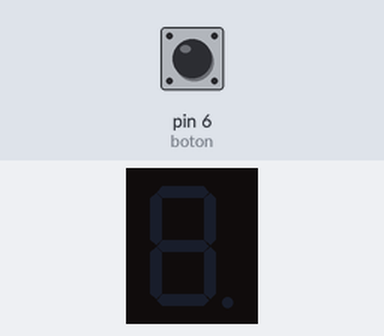
This sketch was run on a simulated Arduino Uno, built with avr-gcc and run on an emulated ATmega328P. Parts: 1-digit seven-segment display. Wiring (inferred from the names in the program): 1-digit 7-segment display, segments lit when HIGH: segments pin 13, pin 12, pin 11, pin 10, pin 9, pin 8, pin 7. Inputs (shaded band) come from the test bench; at power-on: pin 6 (boton) HIGH. Random numbers use the default seed unless the sketch sets one; the segment pins are drawn as the display they are named for.

Above: at 1.2 s.
1.3 s: pin 6 (boton) pulled LOW for 0.15 s
At 2.1 s:
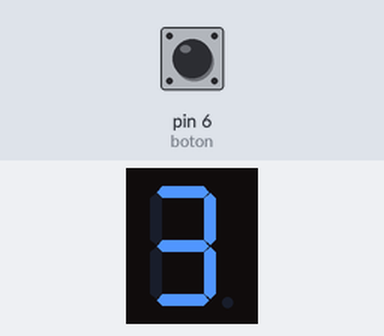
2.9 s: pin 6 (boton) pulled LOW for 1 s
At 3.3 s:
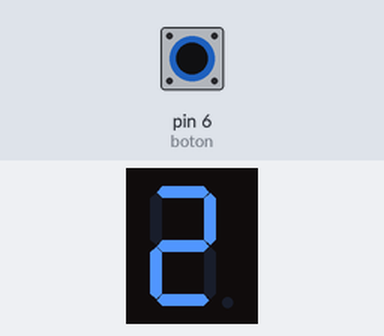
5.4 s: pin 6 (boton) pulled LOW for 3.2 s
At 6.4 s:
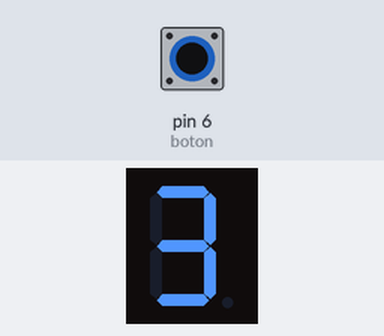
10.1 s: pin 6 (boton) pulled LOW for 0.15 s
At 11.2 s:
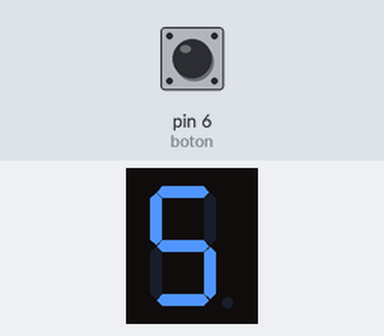
11.7 s: pin 6 (boton) pulled LOW for 0.15 s
At 12.4 s:
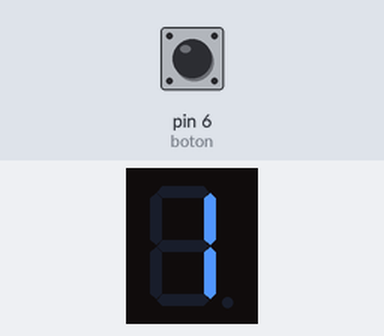
13.3 s: pin 6 (boton) pulsed LOW 5 times (0.12 s each, 0.3 s apart)
At 15.7 s:
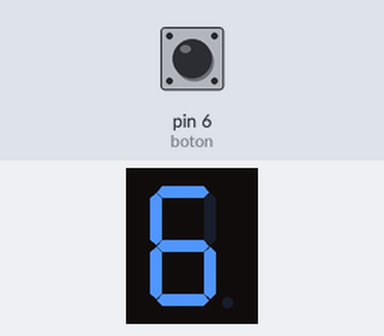
Timing chart, 0 to 17.2 s (numbered marks = the images above; inputs shaded):
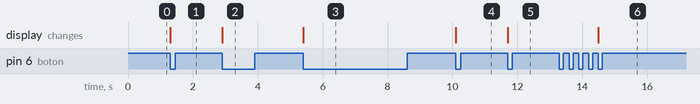

Measured:
- after the input at 1.3 s, the display: changes at once (image 1)
- after the input at 2.9 s, the display: changes at once (image 2)
- after the input at 5.4 s, the display: changes at once (image 3)
- after the input at 10.1 s, the display: changes at once (image 4)
- after the input at 11.7 s, the display: changes at once (image 5)
- after the input at 13.3 s, the display: changes after 1.2 s (image 6)

The sketch:

inDado_display.ino
```cpp
int A = 13;
int B = 12;
int C = 11;
int D = 10;
int E = 9;
int F = 8;
int G = 7;

int boton = 6;

void setup() {
  pinMode(A, OUTPUT);
  pinMode(B, OUTPUT);
  pinMode(C, OUTPUT);
  pinMode(D, OUTPUT);
  pinMode(E, OUTPUT);
  pinMode(F, OUTPUT);
  pinMode(G, OUTPUT);

  pinMode(boton, INPUT_PULLUP);

  randomSeed(analogRead(A0));
}

void mostrarNumero(int numero) {

  int numeros[7][7] = {
    {0,1,1,0,0,0,0}, // 1
    {1,1,0,1,1,0,1}, // 2
    {1,1,1,1,0,0,1}, // 3
    {0,1,1,0,0,1,1}, // 4
    {1,0,1,1,0,1,1}, // 5
    {1,0,1,1,1,1,1}  // 6
  };

  digitalWrite(A, numeros[numero - 1][0]);
  digitalWrite(B, numeros[numero - 1][1]);
  digitalWrite(C, numeros[numero - 1][2]);
  digitalWrite(D, numeros[numero - 1][3]);
  digitalWrite(E, numeros[numero - 1][4]);
  digitalWrite(F, numeros[numero - 1][5]);
  digitalWrite(G, numeros[numero - 1][6]);
}

void loop() {

  if (digitalRead(boton) == LOW) {

    int resultado = random(1, 7);

    mostrarNumero(resultado);

    delay(300);

    while (digitalRead(boton) == LOW) {
    }
  }
}
```
